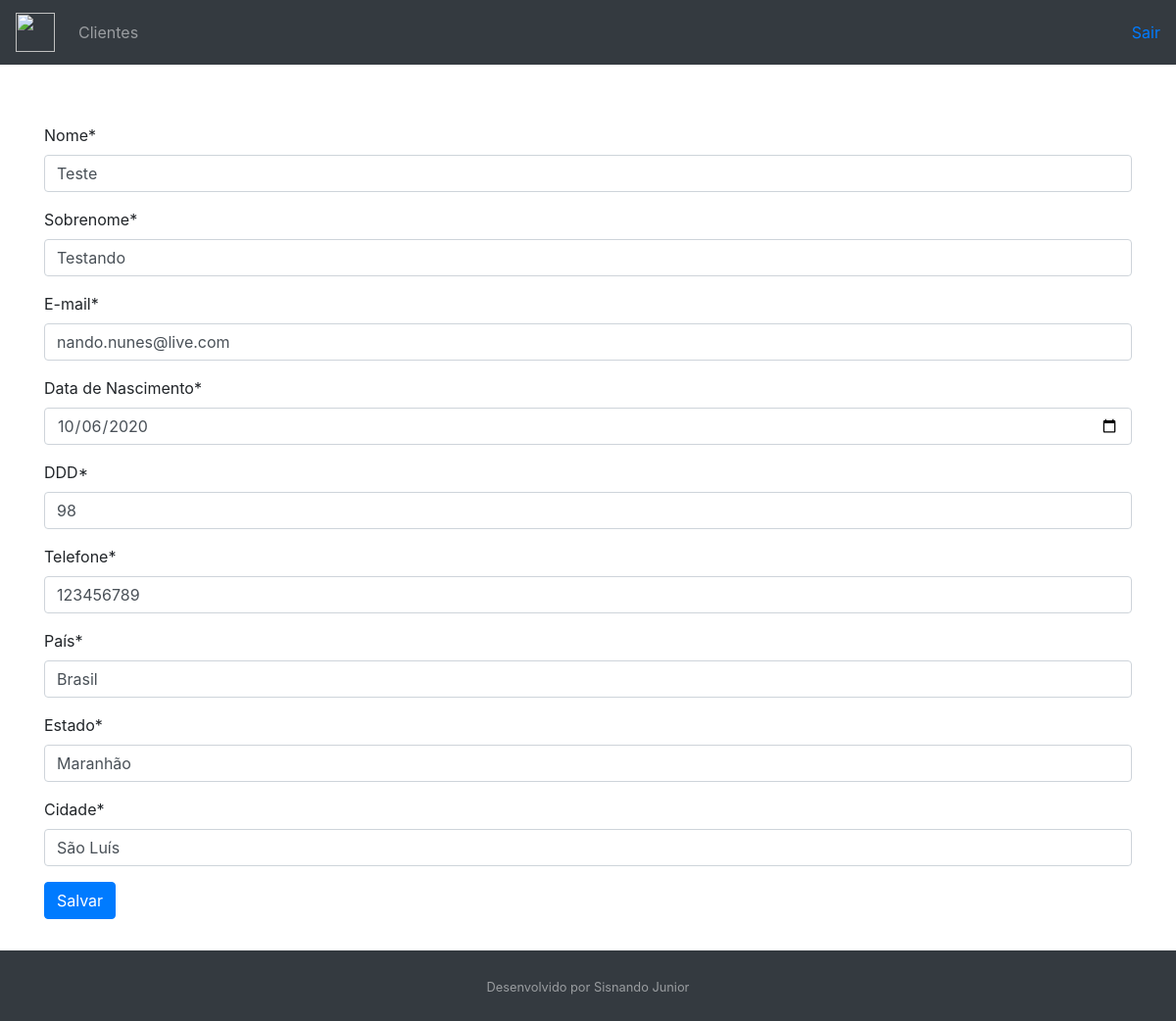
The page /customer/21/ on the database its author committed.
### customer/models.py (models this page shows, shortened)
class Customer(models.Model):
    first_name = models.CharField(max_length=30)
    last_name = models.CharField(max_length=50)
    email = models.EmailField()
    birth_date = models.DateField()
    area_code = models.CharField(max_length=3)
    phone_number = models.CharField(max_length=9)
    country = models.CharField(max_length=30)
    state = models.CharField(max_length=30)
    city = models.CharField(max_length=30)
    created_date = models.DateTimeField(auto_now_add=True)
    update_date = models.DateTimeField(auto_now=True)
    active = models.BooleanField(default=True)
    class Meta:
        db_table = "customer"

### customer/views.py (the view, shortened to what this page needs)
# urls.py: path("<int:pk>/", CustomerUpdateView.as_view(), name="customer-update"), #Pk=Chave Primária
class CustomerUpdateView(UpdateView):
    template_name = "customer/customer.html" #página html selecionada
    form_class = CustomerForm #Definindo o Models
    def get_object(self):
        pk = self.kwargs.get("pk")
        return get_object_or_404(Customer, pk=pk)

### customer/templates/customer/customer.html (shortened to what this page needs)
{% extends "model-page.html" %}
{% load crispy_forms_tags %}
{% block content %}
    <form method='POST'>{% csrf_token %}
        {{form|crispy}}
        <button type="submit" class="btn btn-primary" margin-top="5px">Salvar</button>
    </form>
{% endblock %}

### core/templates/model-page.html (style rules this page uses)
html, body { height: 100%; }

### rows shown on the page
Customer: first_name "Teste", last_name "Testando", email "nando.nunes@live.com", birth_date "10/06/2020", area_code "98", phone_number "123456789", country "Brasil", state "Maranhão", city "São Luís"
